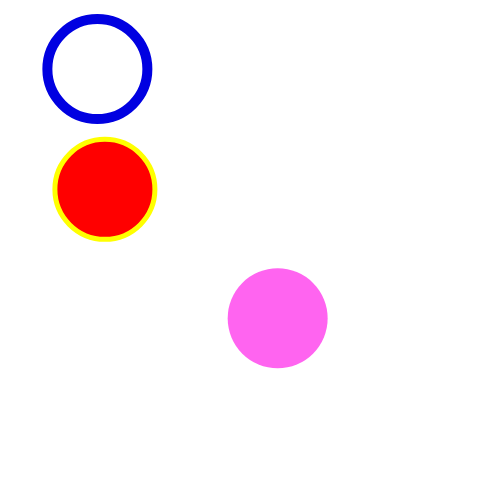
Frame 1 (no input)
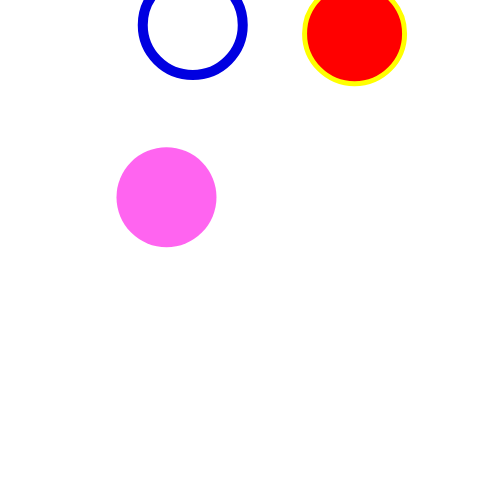
Frame 60 (no input)
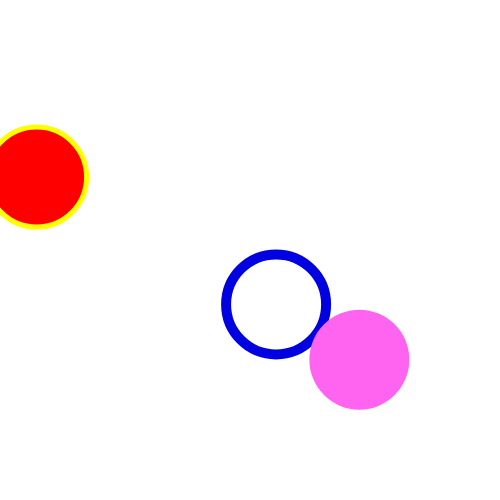
Frame 120 (the mouse pressed at the canvas centre since frame 60)

The p5.js sketch that drew these frames (run headless with seeded random() and noise() and a simulated clock; from frame 60 on, the mouse is pressed at the canvas centre):

// p5.js sketch
// ── sketch.js
function setup() {
  createCanvas(500, 500);
  background(255);

  strokeWeight(10);
  stroke(0,0,225);
  noFill();
  ellipse(random(0,400),random(0,400),100,100);
  
  strokeWeight(5);
  stroke(255,255,0);
  fill(255,0,0);
  ellipse(random(0,400),random(0,400),100,100);
  
  noStroke();
  fill(255,100,240);
  ellipse(random(0,400),random(0,400),100,100);
  
}

function draw() {
  background(255);
  
  strokeWeight(10);
  stroke(0,0,225);
  noFill();
  ellipse(random(0,400),random(0,400),100,100);
  
    strokeWeight(5);
  stroke(255,255,0);
  fill(255,0,0);
  ellipse(random(0,400),random(0,400),100,100);
  
  noStroke();
  fill(255,100,240);
  ellipse(random(0,400),random(0,400),100,100);
 


  
  
}
